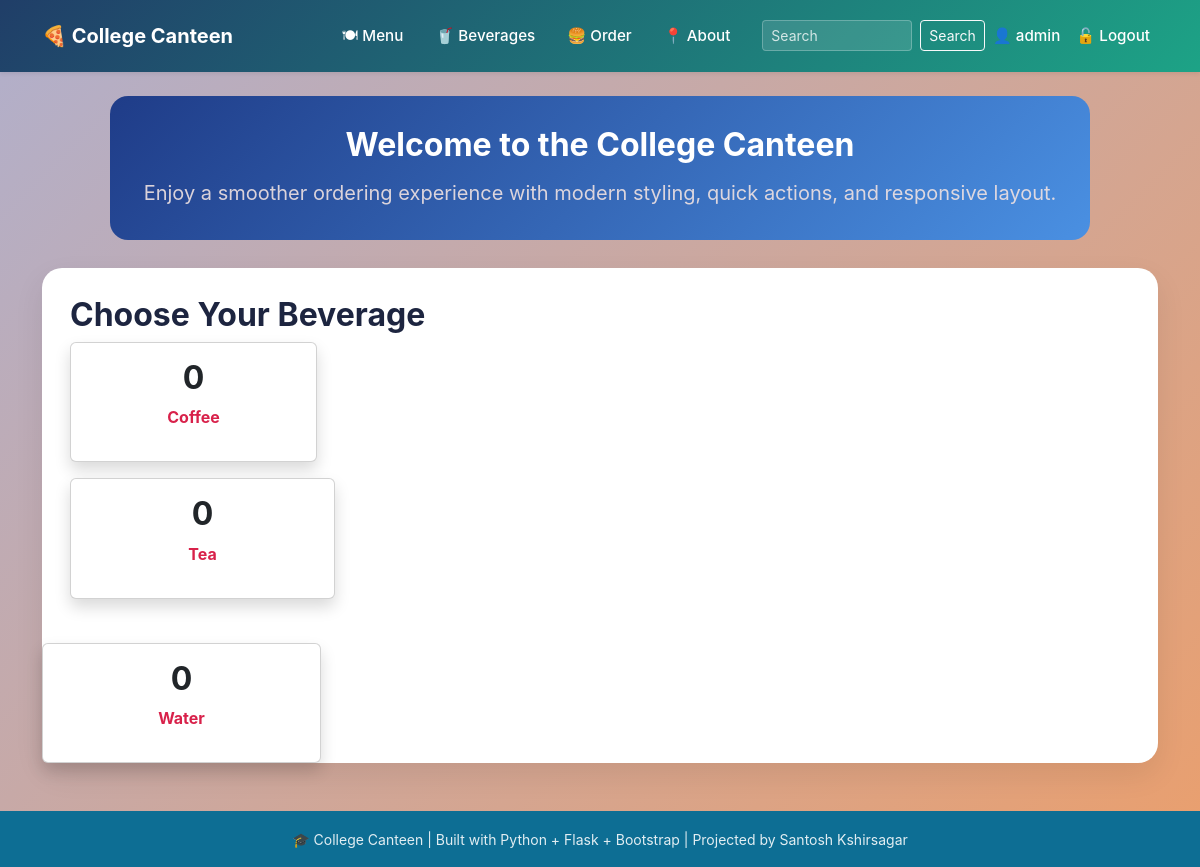
The page /beverages (signed in) on the database its author committed.
### tables this page shows
CREATE TABLE beverages(
                 id INTEGER PRIMARY KEY AUTOINCREMENT,
                 name TEXT NOT NULL UNIQUE);

### app.py (the view)
@app.route('/beverages')
def beverages():
    conn = get_db_menus()
    rows = conn.execute('''SELECT beverages.name AS beverage_name, COUNT(menus.id) AS beverage_count
                         FROM beverages
                         LEFT JOIN menus ON beverages.name = menus.name
                         GROUP BY beverages.name
                         ORDER BY beverages.name ''').fetchall()
    conn.close()
    return render_template("beverages.html", rows=rows)

### database.py (called while the page is built)
def get_db():
    conn = sqlite3.connect(DB_PATH)
    conn.row_factory = sqlite3.Row
    return conn

### templates/beverages.html (shortened to what this page needs)
{% extends "base.html" %}
{% block content %}
<h2 class="fw-bold" mb-4>Choose Your Beverage</h2>
    <div class="row">
        {% for row in rows %}
        <div class="col-md-3 mb-3">
            <div class="card shadow text-center p-3 card-hover">
                <h2 class="fw-bold" >{{ row['beverage_count'] }}</h2>
                <p class="fw-bold" style="color:rgba(212, 8, 53, 0.897)">{{ row['beverage_name'] }}</p>
            </div>
        </div>
    </div>
    {% endfor %}
{% endblock %}

### templates/base.html (style rules this page uses)
html, body { min-height: 100%; }
body { margin: 0; background: linear-gradient(135deg, #7876a794 0%, #dd63129d 100%); color: #1d2540; font-family: Inter, system-ui, -apple-system, BlinkMacSystemFont, "Segoe UI", sans-serif; display: flex; flex-direction: column; }
.card-hover { transition: transform 0.25s ease, box-shadow 0.25s ease, border-color 0.25s ease; }
:root { --brand: #0d6e94; }

### rows shown on the page
beverages: beverage_count "0", beverage_name "Coffee"
beverages: beverage_count "0", beverage_name "Tea"
beverages: beverage_count "0", beverage_name "Water"

### other values the page prints
{{ session.name }} "admin"
